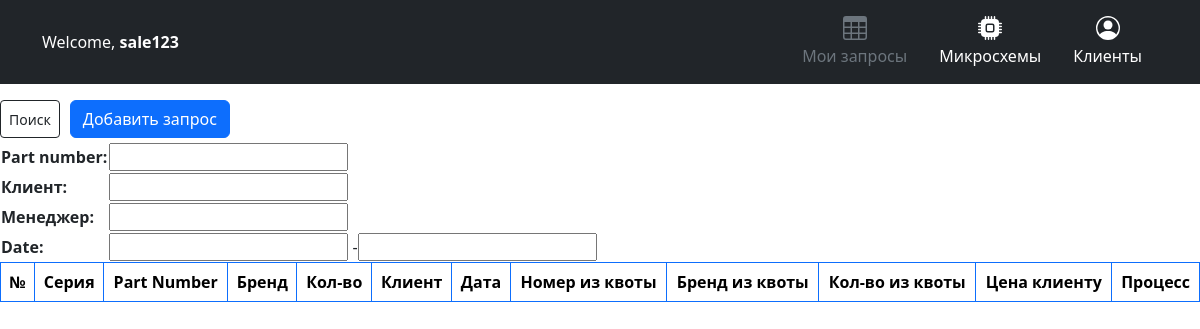
/responses/ (signed in), run on an earlier commit of the app's database.
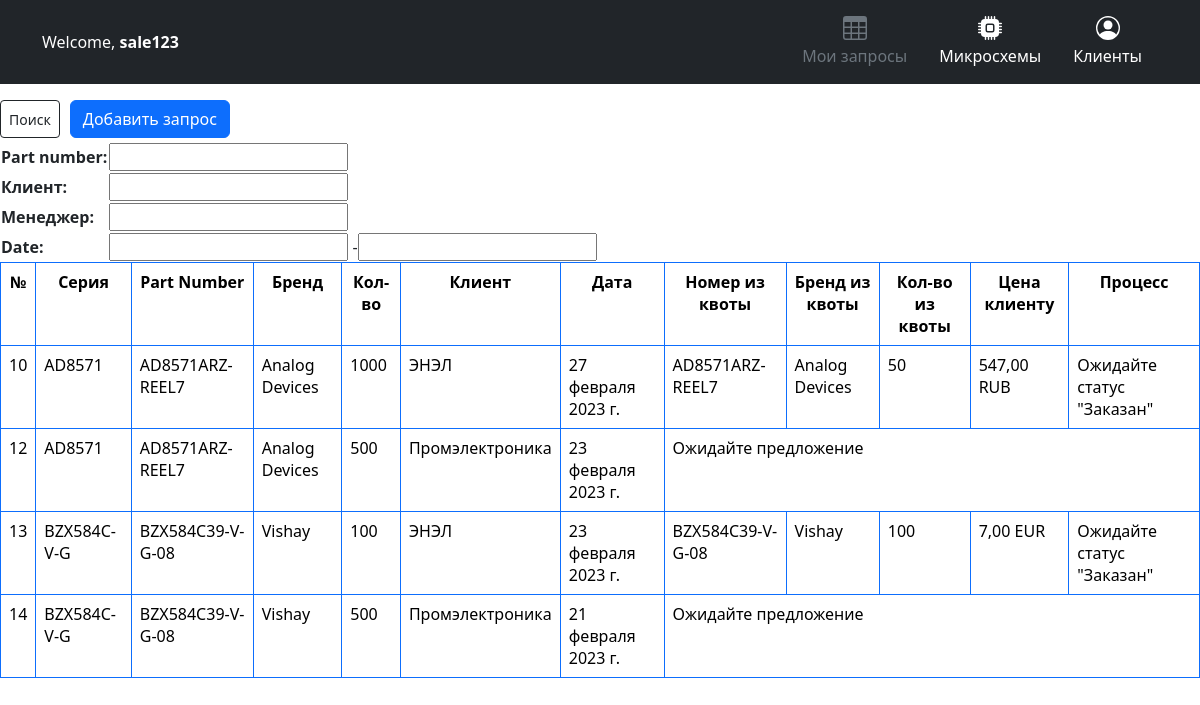
And on a later commit of the database.
### parts/models.py (models this page shows, shortened)
class Request(models.Model):
    part = models.ForeignKey(Part, on_delete=models.CASCADE)
    quantity = models.PositiveIntegerField(verbose_name='Кол-во')
    customer = models.CharField(max_length=100, verbose_name='Клиент')
    date = models.DateField(verbose_name='Дата запроса')
    manager = models.ForeignKey(User, on_delete=models.CASCADE, related_name='requests', verbose_name='Менеджер')
    status = models.CharField(max_length=10, choices=STATUS_CHOICES, default='NO_QUOTA', verbose_name='Статус')
    selected_quota = models.ForeignKey(Quota, on_delete=models.SET_NULL, null=True, blank=True, related_name='selected_quotas')
    customer_price = models.DecimalField(max_digits=10, decimal_places=2, null=True, blank=True, default=0)
    currency = models.CharField(max_length=3, choices=CURRENCY_CHOICES, null=True, default='RUB')
    class Meta:
        verbose_name = "Заявка"
        verbose_name_plural = "Заявки"

class Part(models.Model):
    series = models.CharField(max_length=100, verbose_name='Серия')
    number = models.CharField(max_length=100, verbose_name='Номер')
    brand = models.CharField(max_length=100, verbose_name='Бренд')
    case_type = models.CharField(max_length=50, null=True, default='Корпус не указан!', verbose_name='Корпус')
    class Meta:
        verbose_name = "Микросхема"
        verbose_name_plural = "Микросхемы"

class Quota(models.Model):
    part = models.ForeignKey(Part, on_delete=models.CASCADE)
    quantity = models.PositiveIntegerField(verbose_name='Количество')
    price = models.DecimalField(max_digits=10, decimal_places=4, verbose_name='U/P USD')
    ruble_price = models.DecimalField(max_digits=10, decimal_places=4, verbose_name='U/P RUB', default=0)
    datecode = models.PositiveIntegerField(verbose_name='DC')
    lead_time = models.CharField(max_length=100, verbose_name='Срок')
    supplier = models.CharField(max_length=100, verbose_name='Поставщик')
    date = models.DateField(verbose_name='Дата квоты')
    class Meta:
        verbose_name = "Квота"
        verbose_name_plural = "Квоты"

### parts/views.py (the view)
# urls.py: path('responses/', views.sale_manager_view, name='sales_manager_responses'),
@login_required()
@group_required('sale')
def sale_manager_view(request):
    current_user_groups = request.user.groups.values_list("name", flat=True)
    manager = request.user
    requests = Request.objects.filter(manager=manager).order_by('-date')
    request_filter = RequestFilter(request.GET, queryset=requests)
    requests = request_filter.qs
    context = {
        'requests': requests,
        'filter': request_filter,
        'user': manager,
        "is_sale": "sale" in current_user_groups,
        "is_product": "product" in current_user_groups,
    }
    return render(request, 'sales_manager/manager_view.html', context)

### parts/views.py (called while the page is built)
def group_required(group_name):
    def check_group(user):
        return user.groups.filter(name=group_name).exists()
    return user_passes_test(check_group)

### parts/templates/sales_manager/manager_view.html
{% extends 'base.html' %}
{% block content %}
<table>
  <div class="d-flex justify-content-between align-items-center mb-1">
    <div class="d-flex">
      <form method="get" class="form-inline search-form ml-auto">
        <button type="submit" class="btn btn-outline-dark btn-sm ml-">Поиск</button>
        <div class="button_padding"><a href="{% url 'parts:request_create' %}" class="btn btn-primary">Добавить запрос</a></div>
        <div class="form-group">
          {{ filter.form }}
        </div>
      </form>
    </div>
  </div>
</table>
<div class="table-responsive-xxl">
  <table class="table table-hover table table-bordered border-primary">
  <tr>
    <th>№</th>
    <th>Серия</th>
    <th>Part Number</th>
    <th>Бренд</th>
    <th>Кол-во</th>
    <th>Клиент</th>
    <th>Дата</th>
    <th>Номер из квоты</th>
    <th>Бренд из квоты</th>
    <th>Кол-во из квоты</th>
    <th>Цена клиенту</th>
    <th>Процесс</th>
  </tr>
  {% for item in requests %}
  <tr>
    <td>{{ item.id }}</td>
    <td>{{ item.part.series }}</td>
    <td>{{ item.part.number }}</td>
    <td>{{ item.part.brand }}</td>
    <td>{{ item.quantity }}</td>
    <td>{{ item.customer }}</td>
    <td>{{ item.date }}</td>
    {% if item.selected_quota %}
    <td>{{ item.selected_quota.part.number }}</td>
    <td>{{ item.selected_quota.part.brand }}</td>
    <td>{{ item.selected_quota.quantity }}</td>
    <td>{% if item.customer_price %}{{ item.customer_price }} {{ item.currency }}{% else %}Ожидайте цену{% endif %}</td>
    <td>
    {% if item.status == "PAID" %}Ожидайте статус "Заказан"{% else %}
      <form method="post" action="{% url 'parts:add_bill' item.id %}">
      {% csrf_token %}
      <button class="btn btn-primary" type="submit">Оплачен</button>
      </form>
    </td>
      {% endif %}
    {% else %}
    <td colspan="5">{% if item.customer_price %}{{ item.customer_price }} {{ item.currency }}{% else %}Ожидайте предложение{% endif %}</td>
  </tr>
    {% endif %}
  {% endfor %}
</table>
{% endblock %}

### parts/templates/base.html (shortened to what this page needs)
{% load static %}
{% load bootstrap5 %}
<html>
    <head>
{% bootstrap_css %}
        <link rel="stylesheet" href="{% static 'css/styles.css' %}">
         <link rel="stylesheet" href="{% static 'css/sidebars.css' %}">
    </head>
 <header>
     {% if user.is_authenticated %}
         <div class="px-3 py-2 bg-dark text-white">
      <div class="container">
        <div class="d-flex flex-wrap align-items-center justify-content-center justify-content-lg-start">
          <a href="/" class="d-flex align-items-center my-2 my-lg-0 me-lg-auto text-white text-decoration-none">
              <p class="mb-0">Welcome, <b>{{ user }}</b></p>
          </a>
     {% if is_sale %}
            <ul class="nav col-12 col-lg-auto my-2 justify-content-center my-md-0 text-small">
            <li>
              <a href="{% url 'parts:sales_manager_responses' %}" class="nav-link text-secondary">
                <svg class="bi d-block mx-auto mb-1" width="24" height="24"><use xlink:href="#table"/></svg>
                Мои запросы
              </a>
            </li>
            <li>
              <a href="{% url 'parts:part_list' %}" class="nav-link text-white">
                <svg class="bi d-block mx-auto mb-1" width="24" height="24"><use xlink:href="#chip"/></svg>
                Микросхемы
              </a>
            </li>
            <li>
              <a href="{% url 'parts:clients_list' %}" class="nav-link text-white">
                <svg class="bi d-block mx-auto mb-1" width="24" height="24"><use xlink:href="#people-circle"/></svg>
                Клиенты
              </a>
            </li>
          </ul>
        </div>
      </div>
    </div>
     {% endif %}
     {% endif %}
  </header>
<body>
    <div class="table-responsive">
        <table class="table table-striped table-sm">
          {% block content %}
            {% endblock %}
        </table>
      </div>

### parts/static/css/styles.css (style rules this page uses)
.table th { text-align: center; }
.button_padding { padding-left: 10px; }

### parts/static/css/sidebars.css (style rules this page uses)
body { min-height: 100vh; min-height: -webkit-fill-available; }
html { height: -webkit-fill-available; }
.bi { vertical-align: -.125em; pointer-events: none; fill: currentColor; }

What changed in the data, as far as the page shows it:
added Request: id "10", part.series "AD8571", part.number "AD8571ARZ-REEL7", part.brand "Analog Devices", quantity "1000", customer "ЭНЭЛ", date "27 февраля 2023 г.", selected_quota.part.number "AD8571ARZ-REEL7", selected_quota.part.brand "Analog Devices", selected_quota.quantity "50", customer_price "547,00", currency "RUB", status "Ожидайте статус \"Заказан\""
added Request: id "12", part.series "AD8571", part.number "AD8571ARZ-REEL7", part.brand "Analog Devices", quantity "500", customer "Промэлектроника", date "23 февраля 2023 г.", customer_price "Ожидайте предложение"
added Request: id "13", part.series "BZX584C-V-G", part.number "BZX584C39-V-G-08", part.brand "Vishay", quantity "100", customer "ЭНЭЛ", date "23 февраля 2023 г.", selected_quota.part.number "BZX584C39-V-G-08", selected_quota.part.brand "Vishay", selected_quota.quantity "100", customer_price "7,00", currency "EUR", status "Ожидайте статус \"Заказан\""
added Request: id "14", part.series "BZX584C-V-G", part.number "BZX584C39-V-G-08", part.brand "Vishay", quantity "500", customer "Промэлектроника", date "21 февраля 2023 г.", customer_price "Ожидайте предложение"
